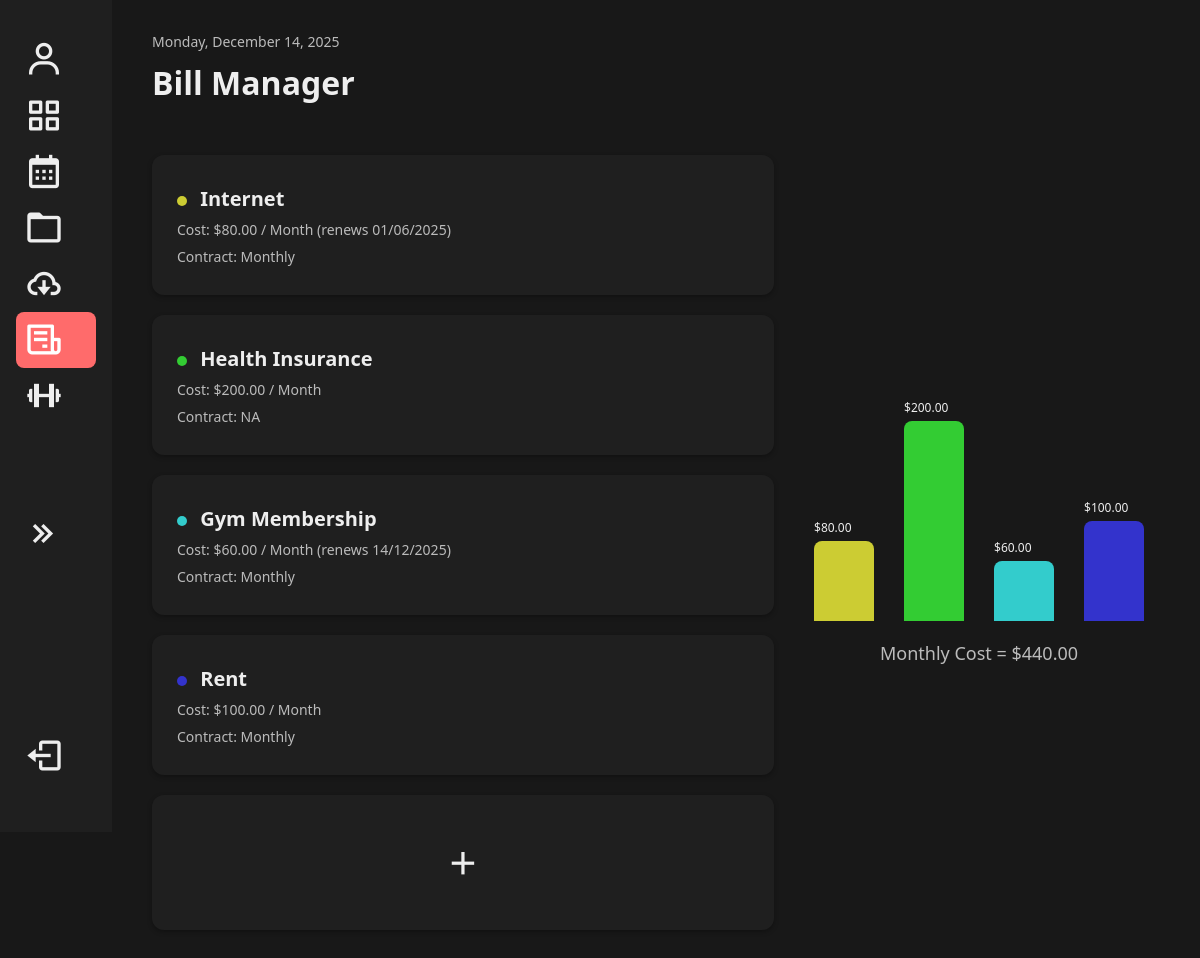
The page /BillManager/ on the database its author committed.
### main/models.py (models this page shows, shortened)
class Bill(models.Model):
    name = models.CharField(max_length=100)
    cost = models.DecimalField(max_digits=10, decimal_places=2)
    renewal_date = models.DateField(null=True, blank=True)
    contract_type = models.CharField(max_length=50, default='NA')
    STATUS_CHOICES = [
        ('active', 'Active'),
        ('suspended', 'Suspended'),
        ('canceled', 'Canceled'),
    ]
    status = models.CharField(max_length=10, choices=STATUS_CHOICES)

### main/views.py (the view)
# urls.py: path('BillManager/', views.BillManager, name='BillManager'),
def BillManager(request):
    bills = Bill.objects.all()
    total_cost = sum(b.cost for b in bills)
    bills_with_colors = [
        {
            "obj": bill,
            "hue": (index + 1) * 60
        }
        for index, bill in enumerate(bills)
    ]
    return render(request, 'BillManager.html', {
        'bills': bills_with_colors,
        'total_cost': total_cost
    })

### main/templates/BillManager.html (shortened to what this page needs)
<!DOCTYPE html>
<html lang="en">
<head>
  {% load static %}
  <link rel="stylesheet" href="{% static 'index.css' %}?v=2">
  <link href='https://unpkg.com/boxicons@2.1.4/css/boxicons.min.css' rel='stylesheet'>
</head>
<body>
  <div class="container">
    <aside>
      <nav class="nav">
        <ul class="nav-links">
          <li>
            <a href="{% url 'UserProfile' %}" {% if request.resolver_match.url_name == 'TaskManager' %}{% endif %}>
              <i class='bx bx bx-user'></i><span>User Profile</span>
            </a>
          </li>
          <li>
            <a href="{% url 'TaskManager' %}" {% if request.resolver_match.url_name == 'TaskManager' %}class="active"{% endif %}>
              <i class='bx bx-grid-alt'></i><span>Task Manager</span>
            </a>
          </li>
          <li>
            <a href="{% url 'calender' %}" {% if request.resolver_match.url_name == 'calender' %}class="active"{% endif %}>
              <i class='bx bx-calendar'></i><span>Calendar</span>
            </a>
          </li>
          <li>
            <a href="{% url 'DocumentStorage' %}" {% if request.resolver_match.url_name == 'DocumentStorage' %}class="active"{% endif %}>
              <i class='bx bx-folder'></i><span>Document Manager</span>
            </a>
          </li>
          <li>
            <a href="{% url 'Subscription' %}" {% if request.resolver_match.url_name == 'Subscription' %}class="active"{% endif %}>
              <i class='bx bx-cloud-download'></i><span>Subscription Tracker</span>
            </a>
          </li>
          <li>
            <a href="{% url 'BillManager' %}" {% if request.resolver_match.url_name == 'BillManager' %}class="active"{% endif %}>
              <i class='bx bx-receipt'></i><span>Bill Manager</span>
            </a>
          </li>
          <li>
            <a href="{% url 'HealthManager' %}" {% if request.resolver_match.url_name == 'HealthManager' %}class="active"{% endif %}>
              <i class='bx bx-dumbbell'></i><span>Health Manager</span>
            </a>
          </li>
        </ul>
        <div class="collapse-btn">
          <a href="#" data-resize-btn>
            <i class='bx bx-chevrons-right'></i><span>Collapse</span>
          </a>
        </div>
        <div class="logout-btn">
          <a href="{% url 'login' %}">
            <i class='bx bx-log-out'></i><span>Logout</span>
          </a>
        </div>
      </nav>
    </aside>
    <main class="content">
      <header class="header">
        <div class="date">Monday, December 14, 2025</div>
        <h1>Bill Manager</h1>
      </header>
      <div class="subscription-layout">
        <section class="subscription-list">
          {% for bill in bills %}
          <div class="subscription-item">
            <div class="details">
              <h3>
                <span class="status-dot" style="background-color: hsl({{ bill.hue }}, 60%, 50%)"></span>
                {{ bill.obj.name }}
              </h3>
              <p>Cost: ${{ bill.obj.cost }} / Month {% if bill.obj.renewal_date %}(renews {{ bill.obj.renewal_date|date:"d/m/Y" }}){% endif %}</p>
              <p>Contract: {{ bill.obj.contract_type }}</p>
            </div>
          </div>
          {% endfor %}
          <div>
            <a href="{% url 'add_item' 'bill' %}" class="add-btn">
              <i class='bx bx-plus'></i>
            </a>
          </div>
        </section>
        <section class="chart-section">
          <div class="chart">
            {% for bill in bills %}
            <div class="bar"
                style="height: {{ bill.obj.cost|floatformat:0 }}px; background-color: hsl({{ bill.hue }}, 60%, 50%);">
              <span>${{ bill.obj.cost }}</span>
            </div>
            {% endfor %}
          </div>
          <div class="total-cost">Monthly Cost = ${{ total_cost }}</div>
        </section>
      </div>
    </main>
  </div>
</body>
</html>

### main/static/index.css (style rules this page uses)
:root { --primary-color: #FF6B6B; --secondary-color: #4ECDC4; --accent-color: #FFE66D; --background-dark: #181818; --background-light: #1f1f1f; --text-light: #eee; --text-muted: #bbb; --sb-width: 5rem; }
body { margin: 0; font-family: 'Segoe UI', Tahoma, Geneva, Verdana, sans-serif; background: var(--background-dark); color: var(--text-light); }
.container { display: flex; min-height: 100vh; margin-left: calc(var(--sb-width) + 1rem); padding: 0 1.5rem; animation: fadeInPage 1s ease forwards; opacity: 0; transition: margin-left 0.4s ease-in-out; }
aside { position: fixed; inset: 0 auto 0 0; height: 100vh; width: var(--sb-width); background: var(--background-light); transition: width 0.4s ease-in-out; padding: 1rem; overflow-x: hidden; overflow-y: auto; display: flex; flex-direction: column; justify-content: space-between; }
.nav { display: flex; margin-top: auto; flex-direction: column; justify-content: space-between; height: 100%; }
.nav ul { list-style: none; padding: 0; flex: 1; display: flex; flex-direction: column; }
.nav a { display: flex; align-items: center; gap: 1rem; text-decoration: none; font-size: 1.5rem; color: #eee; padding: 0.5rem; border-radius: 0.5rem; transition: background-color 0.3s, justify-content 0.3s; white-space: nowrap; }
.nav a:hover, .nav a.active { background: var(--primary-color); color: white; }
.nav a i { font-size: 2.5rem; }
.nav a[data-resize-btn] i { transition: transform 0.3s ease; }
.logout-btn { width: 100%; display: flex; padding: 2rem 0; }
main.content { flex: 1; padding: 2rem 2rem; display: flex; flex-direction: column; transition: margin-left 0.4s ease; }
.header { text-align: left; margin-bottom: 10px; }
.date { font-size: 14px; color: var(--text-muted); }
h1 { margin-top: 10px; font-size: 32px; }
.chart-section { display: flex; flex-direction: column; align-items: center; margin-bottom: auto; margin-top: auto; }
.chart { display: flex; gap: 30px; align-items: flex-end; height: 200px; margin-bottom: 15px; }
.bar { width: 60px; min-height: 50px; display: flex; justify-content: left; align-items: flex-end; position: relative; border-radius: 8px 8px 0 0; }
.bar span { position: absolute; bottom: calc(100% + 5px); font-size: 12px; margin-bottom: 0; }
.total-cost { font-size: 18px; color: var(--text-muted); margin-top: 5px; }
.subscription-list { display: flex; flex-direction: column; gap: 20px; width: 100%; margin: 0 auto; }
.subscription-layout { display: grid; grid-template-columns: 2fr 1fr; gap: 40px; align-items: flex-start; justify-content: start; margin-top: 20px; }
.subscription-item { background: var(--background-light); padding: 20px 25px; border-radius: 12px; display: flex; justify-content: inherit; align-items: center; min-height: 100px; box-shadow: 0 2px 5px rgba(0, 0, 0, 0.3); }
.details h3 { margin: 0; font-size: 20px; color: var(--text-light); }
.details p { margin: 8px 0 0; font-size: 14px; color: var(--text-muted); }
.logout-btn { margin-top: 150px; padding-top: 1rem; }
.logout-btn a { display: flex; align-items: left; gap: 1rem; text-decoration: none; font-size: 1.5rem; color: #eee; padding: 0.5rem; border-radius: 0.5rem; transition: background-color 0.3s; }
.logout-btn a i { font-size: 2.5rem; }
.status-dot { width: 10px; height: 10px; border-radius: 50%; display: inline-block; margin-right: 8px; }
.add-btn { display: flex; justify-content: center; align-items: center; height: 135px; background-color: var(--background-light); border-radius: 12px; box-shadow: 0 2px 5px rgba(0, 0, 0, 0.3); transition: background 0.3s ease, transform 0.2s ease; text-decoration: none; }
.add-btn i { font-size: 2.4rem; color: var(--text-light); }

### rows shown on the page
Bill: obj.name "Internet", obj.cost "80.00", obj.renewal_date "01/06/2025", obj.contract_type "Monthly"
Bill: obj.name "Health Insurance", obj.cost "200.00", obj.contract_type "NA"
Bill: obj.name "Gym Membership", obj.cost "60.00", obj.renewal_date "14/12/2025", obj.contract_type "Monthly"
Bill: obj.name "Rent", obj.cost "100.00", obj.contract_type "Monthly"

### other values the page prints
{{ total_cost }} "440.00"
